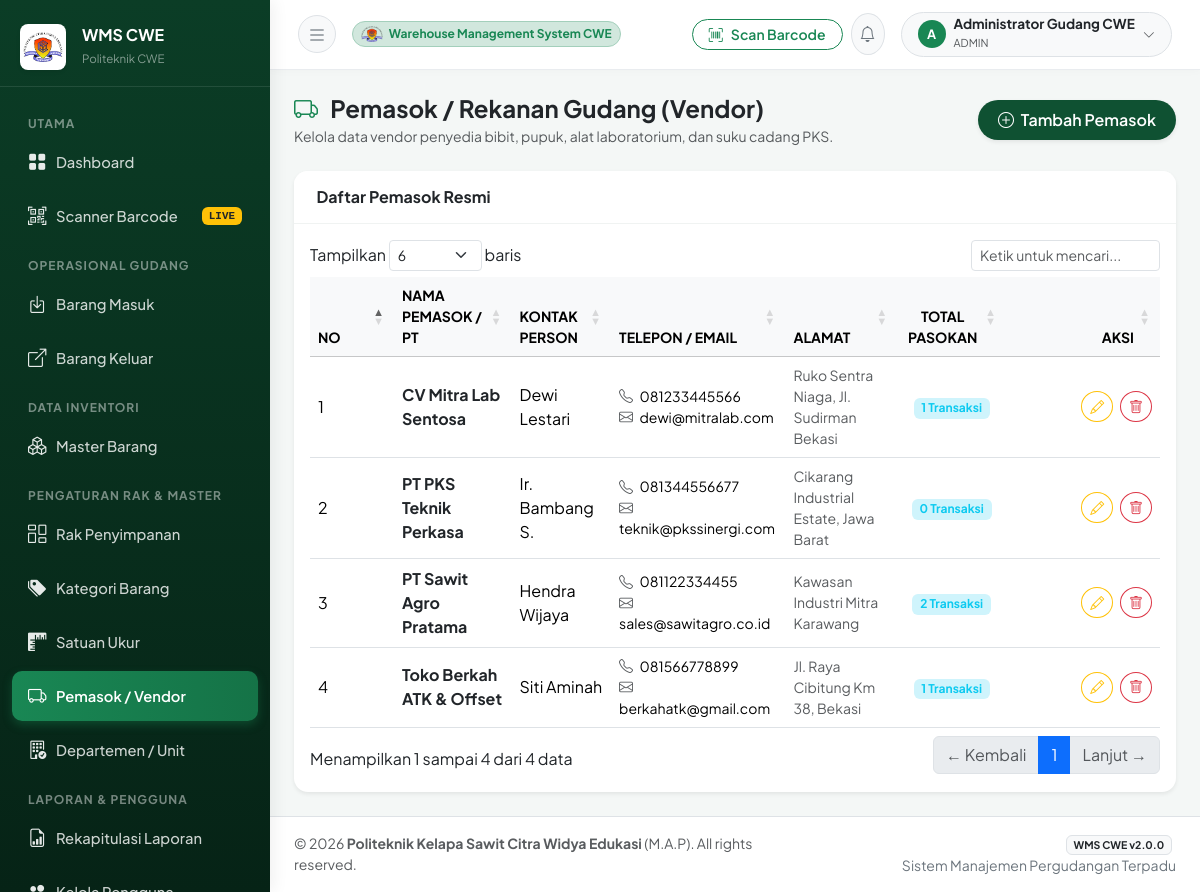
Page /modules/supplier/index.php (signed in) on the committed database.
### tables this page shows
CREATE TABLE IF NOT EXISTS `supplier` (
  `id` INT AUTO_INCREMENT PRIMARY KEY,
  `nama_supplier` VARCHAR(120) NOT NULL,
  `kontak_person` VARCHAR(100) DEFAULT NULL,
  `telepon` VARCHAR(25) DEFAULT NULL,
  `email` VARCHAR(100) DEFAULT NULL,
  `alamat` TEXT DEFAULT NULL,
  `created_at` DATETIME DEFAULT CURRENT_TIMESTAMP
);

### modules/supplier/index.php (the view, shortened to what this page needs)
<?php
require_once __DIR__ . '/../../config/database.php';
$stmt = $pdo->query("
    SELECT s.*, COUNT(bm.id) as total_transaksi
    FROM supplier s
    LEFT JOIN barang_masuk bm ON s.id = bm.id_supplier
    GROUP BY s.id
    ORDER BY s.nama_supplier ASC
");
$supplier_list = $stmt->fetchAll();
require_once __DIR__ . '/../../layout/header.php';
require_once __DIR__ . '/../../layout/sidebar.php';
?>
<div id="content-wrapper">
    <?php require_once __DIR__ . '/../../layout/navbar.php'; ?>
    <main class="container-fluid px-4 py-4">
        <div class="d-flex flex-column flex-md-row justify-content-between align-items-md-center mb-4">
            <div>
                <h4 class="fw-bold mb-1 text-dark"><i class="bi bi-truck text-success me-2"></i> Pemasok / Rekanan Gudang (Vendor)</h4>
                <p class="text-muted small mb-0">Kelola data vendor penyedia bibit, pupuk, alat laboratorium, dan suku cadang PKS.</p>
            </div>
            <div class="mt-3 mt-md-0">
                <button type="button" class="btn btn-cwe-primary rounded-pill shadow-sm" data-bs-toggle="modal" data-bs-target="#modalTambahSupplier">
                    <i class="bi bi-plus-circle me-1"></i> Tambah Pemasok
                </button>
            </div>
        </div>
        <div class="card shadow-sm">
            <div class="card-header bg-white py-3">
                <h6 class="fw-bold mb-0 text-dark">Daftar Pemasok Resmi</h6>
            </div>
            <div class="card-body">
                <div class="table-responsive">
                    <table class="table table-hover align-middle datatable">
                        <thead class="table-light small text-uppercase">
                            <tr>
                                <th style="width: 50px;">No</th>
                                <th>Nama Pemasok / PT</th>
                                <th>Kontak Person</th>
                                <th>Telepon / Email</th>
                                <th>Alamat</th>
                                <th class="text-center">Total Pasokan</th>
                                <th class="text-end" style="width: 120px;">Aksi</th>
                            </tr>
                        </thead>
                        <tbody>
                            <?php $no = 1; foreach ($supplier_list as $s): ?>
                                <tr>
                                    <td><?= $no++ ?></td>
                                    <td class="fw-bold text-dark"><?= htmlspecialchars($s['nama_supplier']) ?></td>
                                    <td><?= htmlspecialchars($s['kontak_person'] ?? '-') ?></td>
                                    <td class="small">
                                        <div><i class="bi bi-telephone text-muted me-1"></i> <?= htmlspecialchars($s['telepon'] ?? '-') ?></div>
                                        <div><i class="bi bi-envelope text-muted me-1"></i> <?= htmlspecialchars($s['email'] ?? '-') ?></div>
                                    </td>
                                    <td class="small text-muted"><?= htmlspecialchars($s['alamat'] ?? '-') ?></td>
                                    <td class="text-center">
                                        <span class="badge bg-info-subtle text-info"><?= $s['total_transaksi'] ?> Transaksi</span>
                                    </td>
                                    <td class="text-end">
                                        <button type="button" class="btn btn-sm btn-outline-warning rounded-circle me-1 btn-edit-sup"
                                                data-id="<?= $s['id'] ?>"
                                                data-nama="<?= htmlspecialchars($s['nama_supplier']) ?>"
                                                data-kontak="<?= htmlspecialchars($s['kontak_person'] ?? '') ?>"
                                                data-telepon="<?= htmlspecialchars($s['telepon'] ?? '') ?>"
                                                data-email="<?= htmlspecialchars($s['email'] ?? '') ?>"
                                                data-alamat="<?= htmlspecialchars($s['alamat'] ?? '') ?>"
                                                title="Ubah Supplier">
                                            <i class="bi bi-pencil"></i>
                                        </button>
                                        <a href="<?= BASE_URL ?>modules/supplier/index.php?action=delete&id=<?= $s['id'] ?>"
                                           class="btn btn-sm btn-outline-danger rounded-circle btn-delete-confirm"
                                           data-name="Pemasok <?= htmlspecialchars($s['nama_supplier']) ?>"
                                           title="Hapus Supplier">
                                            <i class="bi bi-trash"></i>
                                        </a>
                                    </td>
                                </tr>
                            <?php endforeach; ?>
                        </tbody>
                    </table>
                </div>
            </div>
        </div>
    </main>
<?php require_once __DIR__ . '/../../layout/footer.php'; ?>

### layout/header.php (style rules this page uses)
:root { --primary-cwe: #0f5132; --primary-cwe-hover: #0a3622; --primary-cwe-light: #d1e7dd; --accent-gold: #d4a373; --sidebar-bg: #0b3d26; --sidebar-text: #e9ecef; --sidebar-active: #198754; --card-radius: 14px; }
html, body { height: 100%; margin: 0; padding: 0; overflow: hidden; max-width: 100vw; }
body { font-family: 'Plus Jakarta Sans', sans-serif; background-color: #f4f7f6; color: #2b2f33; height: 100vh; }
#content-wrapper { flex: 1 1 0%; height: 100vh; display: flex; flex-direction: column; min-width: 0; background-color: #f4f7f6; overflow-y: auto; overflow-x: hidden; position: relative; }
#content-wrapper > main { flex: 1 0 auto; }
.card { border: none; border-radius: var(--card-radius); box-shadow: 0 3px 12px rgba(0, 0, 0, 0.04); transition: transform 0.2s ease, box-shadow 0.2s ease; }
.card-header { background-color: #ffffff; border-bottom: 1px solid #f0f3f2; padding: 1.1rem 1.4rem; font-weight: 600; border-radius: var(--card-radius) var(--card-radius) 0 0 !important; }
.btn-cwe-primary { background-color: #0f5132; color: #ffffff; border: none; font-weight: 600; padding: 0.5rem 1.25rem; border-radius: 8px; transition: all 0.2s; }
.table-responsive { -webkit-overflow-scrolling: touch; }

### rows in the picture
supplier: nama_supplier "CV Mitra Lab Sentosa", kontak_person "Dewi Lestari", telepon "081233445566", email "dewi@mitralab.com", alamat "Ruko Sentra Niaga, Jl. Sudirman Bekasi", total_transaksi "1"
supplier: nama_supplier "PT PKS Teknik Perkasa", kontak_person "Ir. Bambang S.", telepon "081344556677", email "teknik@pkssinergi.com", alamat "Cikarang Industrial Estate, Jawa Barat", total_transaksi "0"
supplier: nama_supplier "PT Sawit Agro Pratama", kontak_person "Hendra Wijaya", telepon "081122334455", email "sales@sawitagro.co.id", alamat "Kawasan Industri Mitra Karawang", total_transaksi "2"
supplier: nama_supplier "Toko Berkah ATK & Offset", kontak_person "Siti Aminah", telepon "081566778899", email "berkahatk@gmail.com", alamat "Jl. Raya Cibitung Km 38, Bekasi", total_transaksi "1"

### other values in the picture
substr($_SESSION['user_nama'] ?? 'U', 0, 1) "A"
$_SESSION['user_nama'] "Administrator Gudang CWE"
$_SESSION['user_role'] "ADMIN"
INSTITUTION_NAME "Politeknik Kelapa Sawit Citra Widya Edukasi"
APP_NAME "WMS CWE"
APP_VERSION "2.0.0"
